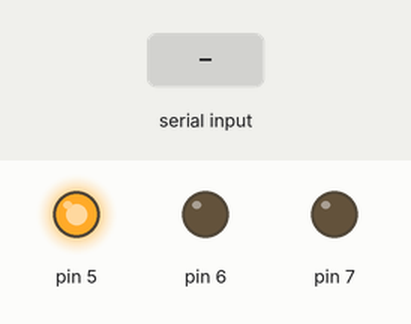
A sketch run on a simulated Arduino Uno, built with avr-gcc and run on an emulated ATmega328P. On the bench: output pins drawn as LEDs (lit = HIGH). The test bench sets the inputs (shaded band). What the sketch prints to the serial monitor is not drawn.

Above: at 1.2 s.
1.3 s: "1" received over Serial
At 1.8 s:
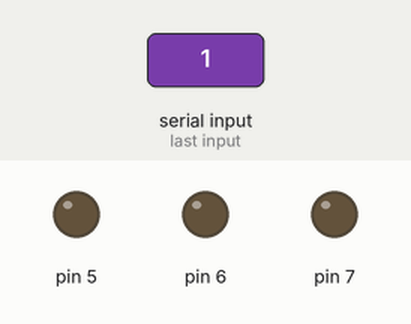
At 3.1 s:
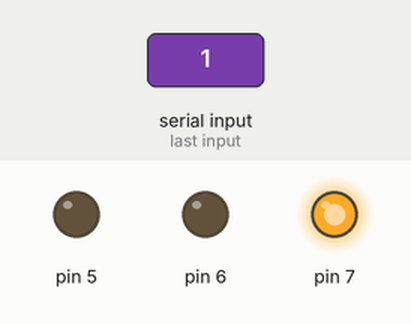
Timing chart, 0 to 5.0 s (numbered marks = the images above; inputs shaded):
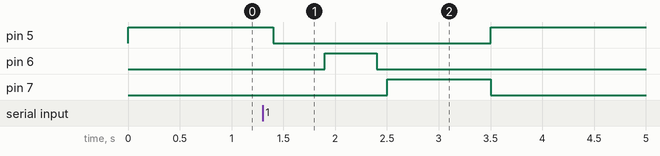

The sketch:

traffic_light.ino
```cpp
#include "Led.h"

LED GreenLed(7);
LED YellowLed(6);
LED RedLed(5);

void setup() {
  // put your setup code here, to run once:
  Serial.begin(115200);
  RedLed.on();
  }

void loop() {
  // put your main code here, to run repeatedly:
  Serial.print("輸入1為開始:");
  char startChar = Serial.read();
  if (startChar=='1'){
    delay(100);

    RedLed.off();
    delay(500);
    YellowLed.on();
    delay(500);
    YellowLed.off();
    delay(100);
    GreenLed.on();
    delay(1000);
  }else{
      RedLed.on();
      GreenLed.off();
      YellowLed.off();
  }
}
```

Led.cpp
```cpp
#include "Led.h"

LED::LED(byte pin){
      _pinNum = pin;
      pinMode(_pinNum,OUTPUT);
}

byte LED::getPinNum(){
   return _pinNum;
 }

 void LED::on(){
    digitalWrite(_pinNum,HIGH);
}

void LED::off(){
    digitalWrite(_pinNum,LOW);
 }
```

Led.h
```cpp
#include <arduino.h>
class LED{
  private:
    byte _pinNum;

  public:
    LED(byte pin);

    //列出功能公式
     byte getPinNum();
     void on();//燈亮
     void off();//燈暗
};
```

Measured:
- after the input at 1.3 s, pin 5: HIGH → LOW after 0.10 s, → HIGH 2.1 s later; pin 6: LOW → HIGH after 0.60 s, → LOW 0.50 s later; pin 7: LOW → HIGH after 1.2 s, → LOW 1.0 s later
